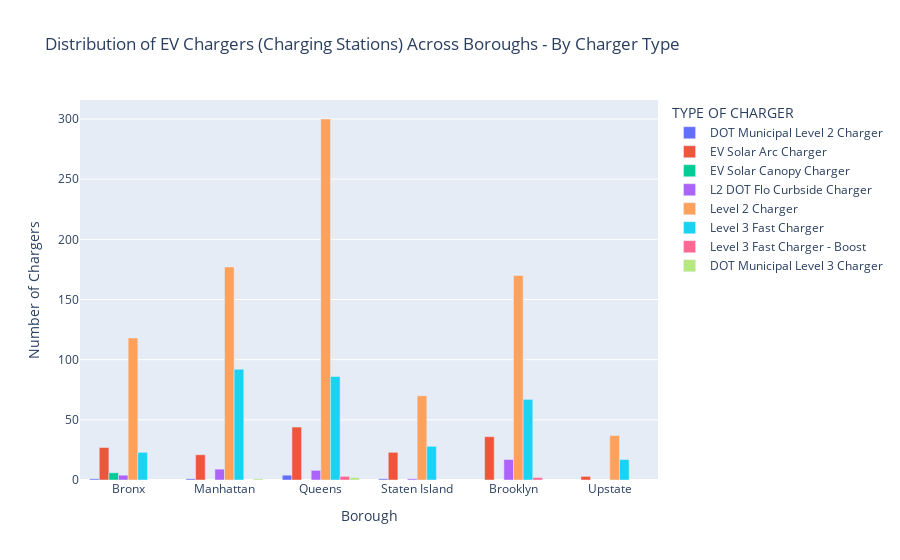

Notebook code for this chart:
### Code cell
# Create a bar chart displaying the number of chargers in each borough, categorized by charger type
fig = px.bar(
    charger_counts,
    x='BOROUGH',
    y='Count',
    color='TYPE OF CHARGER',
    title='Distribution of EV Chargers (Charging Stations) Across Boroughs - By Charger Type',
    labels={'Count': 'Number of Chargers', 'BOROUGH': 'NYC Borough'},
    barmode='group'
)

# Customize axis labels
fig.update_layout(xaxis_title='Borough', yaxis_title='Number of Chargers')

fig.show()

### Figure 1 — Plotly figure (JSON) as saved in the notebook; plotly's stock layout.template omitted (floating-point values rounded to 4 significant figures)
{"data": [{"alignmentgroup": "True", "hovertemplate": "TYPE OF CHARGER=DOT Municipal Level 2 Charger<br>NYC Borough=%{x}<br>Number of Chargers=%{y}<extra></extra>", "legendgroup": "DOT Municipal Level 2 Charger", "marker": {"color": "#636efa", "pattern": {"shape": ""}}, "name": "DOT Municipal Level 2 Charger", "offsetgroup": "DOT Municipal Level 2 Charger", "orientation": "v", "showlegend": true, "textposition": "auto", "type": "bar", "x": ["Bronx", "Manhattan", "Queens", "Staten Island"], "xaxis": "x", "y": [1, 1, 4, 1], "yaxis": "y"}, {"alignmentgroup": "True", "hovertemplate": "TYPE OF CHARGER=EV Solar Arc Charger<br>NYC Borough=%{x}<br>Number of Chargers=%{y}<extra></extra>", "legendgroup": "EV Solar Arc Charger", "marker": {"color": "#EF553B", "pattern": {"shape": ""}}, "name": "EV Solar Arc Charger", "offsetgroup": "EV Solar Arc Charger", "orientation": "v", "showlegend": true, "textposition": "auto", "type": "bar", "x": ["Bronx", "Brooklyn", "Manhattan", "Queens", "Staten Island", "Upstate"], "xaxis": "x", "y": [27, 36, 21, 44, 23, 3], "yaxis": "y"}, {"alignmentgroup": "True", "hovertemplate": "TYPE OF CHARGER=EV Solar Canopy Charger<br>NYC Borough=%{x}<br>Number of Chargers=%{y}<extra></extra>", "legendgroup": "EV Solar Canopy Charger", "marker": {"color": "#00cc96", "pattern": {"shape": ""}}, "name": "EV Solar Canopy Charger", "offsetgroup": "EV Solar Canopy Charger", "orientation": "v", "showlegend": true, "textposition": "auto", "type": "bar", "x": ["Bronx"], "xaxis": "x", "y": [6], "yaxis": "y"}, {"alignmentgroup": "True", "hovertemplate": "TYPE OF CHARGER=L2 DOT Flo Curbside Charger<br>NYC Borough=%{x}<br>Number of Chargers=%{y}<extra></extra>", "legendgroup": "L2 DOT Flo Curbside Charger", "marker": {"color": "#ab63fa", "pattern": {"shape": ""}}, "name": "L2 DOT Flo Curbside Charger", "offsetgroup": "L2 DOT Flo Curbside Charger", "orientation": "v", "showlegend": true, "textposition": "auto", "type": "bar", "x": ["Bronx", "Brooklyn", "Manhattan", "Queens", "Staten Island"], "xaxis": "x", "y": [4, 17, 9, 8, 1], "yaxis": "y"}, {"alignmentgroup": "True", "hovertemplate": "TYPE OF CHARGER=Level 2 Charger<br>NYC Borough=%{x}<br>Number of Chargers=%{y}<extra></extra>", "legendgroup": "Level 2 Charger", "marker": {"color": "#FFA15A", "pattern": {"shape": ""}}, "name": "Level 2 Charger", "offsetgroup": "Level 2 Charger", "orientation": "v", "showlegend": true, "textposition": "auto", "type": "bar", "x": ["Bronx", "Brooklyn", "Manhattan", "Queens", "Staten Island", "Upstate"], "xaxis": "x", "y": [118, 170, 177, 300, 70, 37], "yaxis": "y"}, {"alignmentgroup": "True", "hovertemplate": "TYPE OF CHARGER=Level 3 Fast Charger<br>NYC Borough=%{x}<br>Number of Chargers=%{y}<extra></extra>", "legendgroup": "Level 3 Fast Charger", "marker": {"color": "#19d3f3", "pattern": {"shape": ""}}, "name": "Level 3 Fast Charger", "offsetgroup": "Level 3 Fast Charger", "orientation": "v", "showlegend": true, "textposition": "auto", "type": "bar", "x": ["Bronx", "Brooklyn", "Manhattan", "Queens", "Staten Island", "Upstate"], "xaxis": "x", "y": [23, 67, 92, 86, 28, 17], "yaxis": "y"}, {"alignmentgroup": "True", "hovertemplate": "TYPE OF CHARGER=Level 3 Fast Charger - Boost<br>NYC Borough=%{x}<br>Number of Chargers=%{y}<extra></extra>", "legendgroup": "Level 3 Fast Charger - Boost", "marker": {"color": "#FF6692", "pattern": {"shape": ""}}, "name": "Level 3 Fast Charger - Boost", "offsetgroup": "Level 3 Fast Charger - Boost", "orientation": "v", "showlegend": true, "textposition": "auto", "type": "bar", "x": ["Brooklyn", "Queens"], "xaxis": "x", "y": [2, 3], "yaxis": "y"}, {"alignmentgroup": "True", "hovertemplate": "TYPE OF CHARGER=DOT Municipal Level 3 Charger<br>NYC Borough=%{x}<br>Number of Chargers=%{y}<extra></extra>", "legendgroup": "DOT Municipal Level 3 Charger", "marker": {"color": "#B6E880", "pattern": {"shape": ""}}, "name": "DOT Municipal Level 3 Charger", "offsetgroup": "DOT Municipal Level 3 Charger", "orientation": "v", "showlegend": true, "textposition": "auto", "type": "bar", "x": ["Manhattan", "Queens"], "xaxis": "x", "y": [1, 2], "yaxis": "y"}], "layout": {"barmode": "group", "legend": {"title": {"text": "TYPE OF CHARGER"}, "tracegroupgap": 0}, "title": {"text": "Distribution of EV Chargers (Charging Stations) Across Boroughs - By Charger Type"}, "xaxis": {"anchor": "y", "domain": [0, 1], "title": {"text": "Borough"}}, "yaxis": {"anchor": "x", "domain": [0, 1], "title": {"text": "Number of Chargers"}}}}
